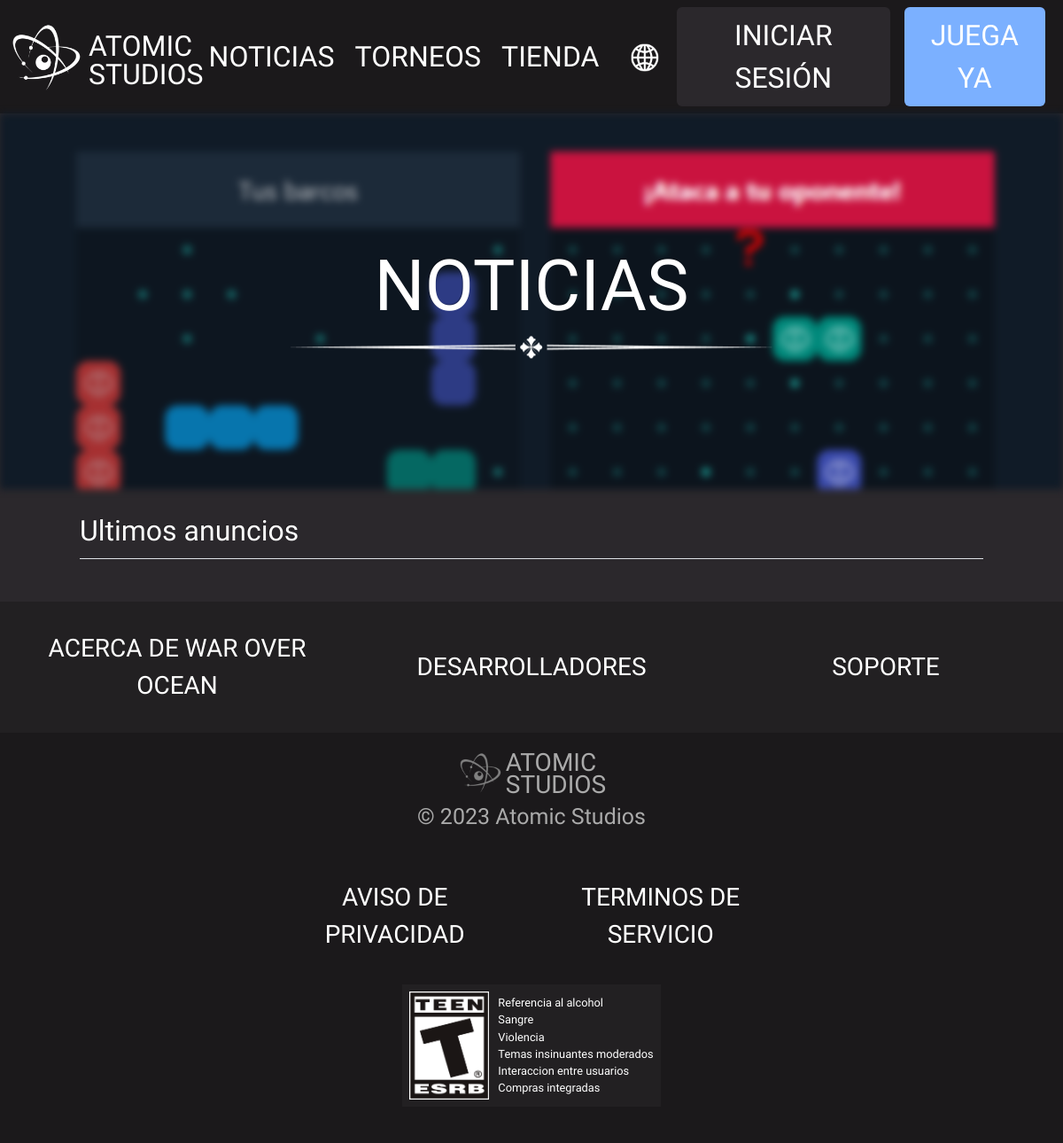
Page /main.php?section=noticias&la=esp on the earlier database version.
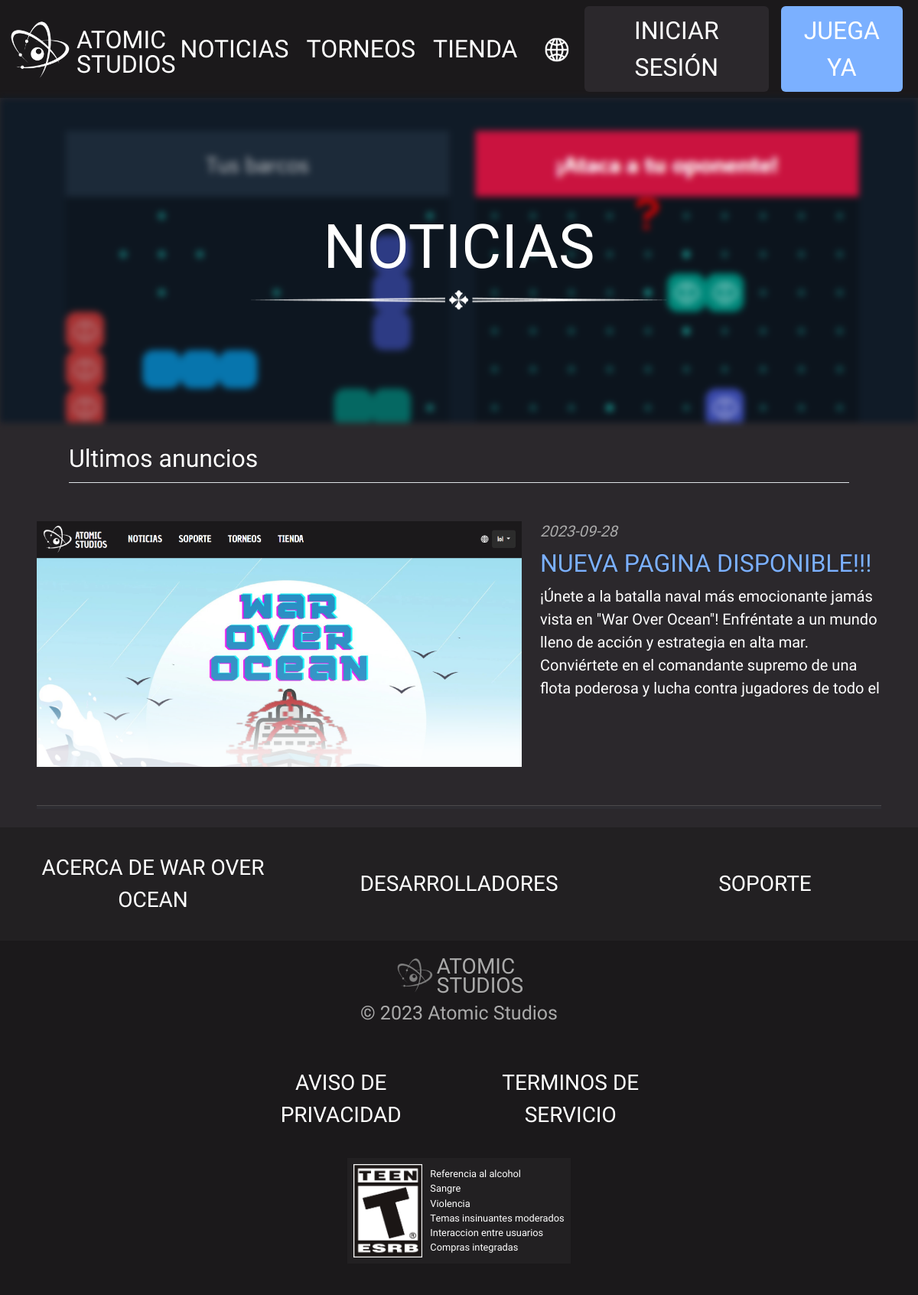
Same page on the later database version.
### tables this page shows
CREATE TABLE `noticias` (
  `id` int(11) NOT NULL,
  `titulo` varchar(100) NOT NULL,
  `cuerpo` varchar(2000) NOT NULL,
  `lista` varchar(4000) NOT NULL,
  `idioma` enum('esp','eng') NOT NULL,
  `fecha_alta` date NOT NULL,
  `rutas` varchar(1000) NOT NULL
);

### main.php (called while the page is built, shortened)
<?php
    require_once 'views/layout.php';
?>

### modelos/noticias.php (called while the page is built)
<?php
    if($resNews = mysqli_query($conn, "SELECT * FROM noticias WHERE idioma = '" . $_GET['la'] . "' ORDER BY id DESC")){
        $noticias = mysqli_fetch_all($resNews, MYSQLI_ASSOC);
    } else{
        die('Error de consulta, contactar con soporte: ' . mysqli_error($conn));
    }
?>

### views/noticias.php (the view, shortened to what this page needs)
  <div class="d-flex justify-content-between border-bottom py-1 mx-auto" style="width: 85%;" id="newsPageHeader">
    <h2 class="text-white"><?php echo $lang['noticias']['u']?></h2>
  </div>
<?php
  require_once "includes/config.php";
  require_once "modelos/noticias.php";
?>
    <div id="newsFather" class="m-5 mb-0">
        <?php foreach($noticias as $index => $noticia){
                $preImg = explode(',', $noticia['rutas'])[0];?>
                <div class="row my-5" onclick="showPost('<?php echo $index?>');" title="click for details" id="new">
                    <img class="col-md-7" style="height: 325px; object-fit: contain;" src="<?php echo $preImg?>" alt="New-Image">
                    <div class="col-md-5" style="height: 200px;">
                        <i class="text-grey fs-5"><?php echo $noticia['fecha_alta']?></i>
                        <h1 style="color: #7BB0FF;" class="text-uppercase fs-2 my-2"><?php echo $noticia['titulo']?></h1>
                        <p class="h-75 overflow-hidden text-white lead"><?php echo $noticia['cuerpo']?></p>
                    </div>
                </div>
                <hr class="bg-primary" style="height: 5px;">
        <?php }?>
    </div>

Differences in the rows shown:
added noticias: fecha_alta "2023-09-28", titulo "NUEVA PAGINA DISPONIBLE!!!", cuerpo "¡Únete a la batalla naval más emocionante jamás vista en \"War Over Ocean\"! Enfréntate a un mundo lleno de acción y estrategia en alta mar. Conviértete en el comandante supremo de una flota poderosa y lucha contra jugadores de todo el…"
